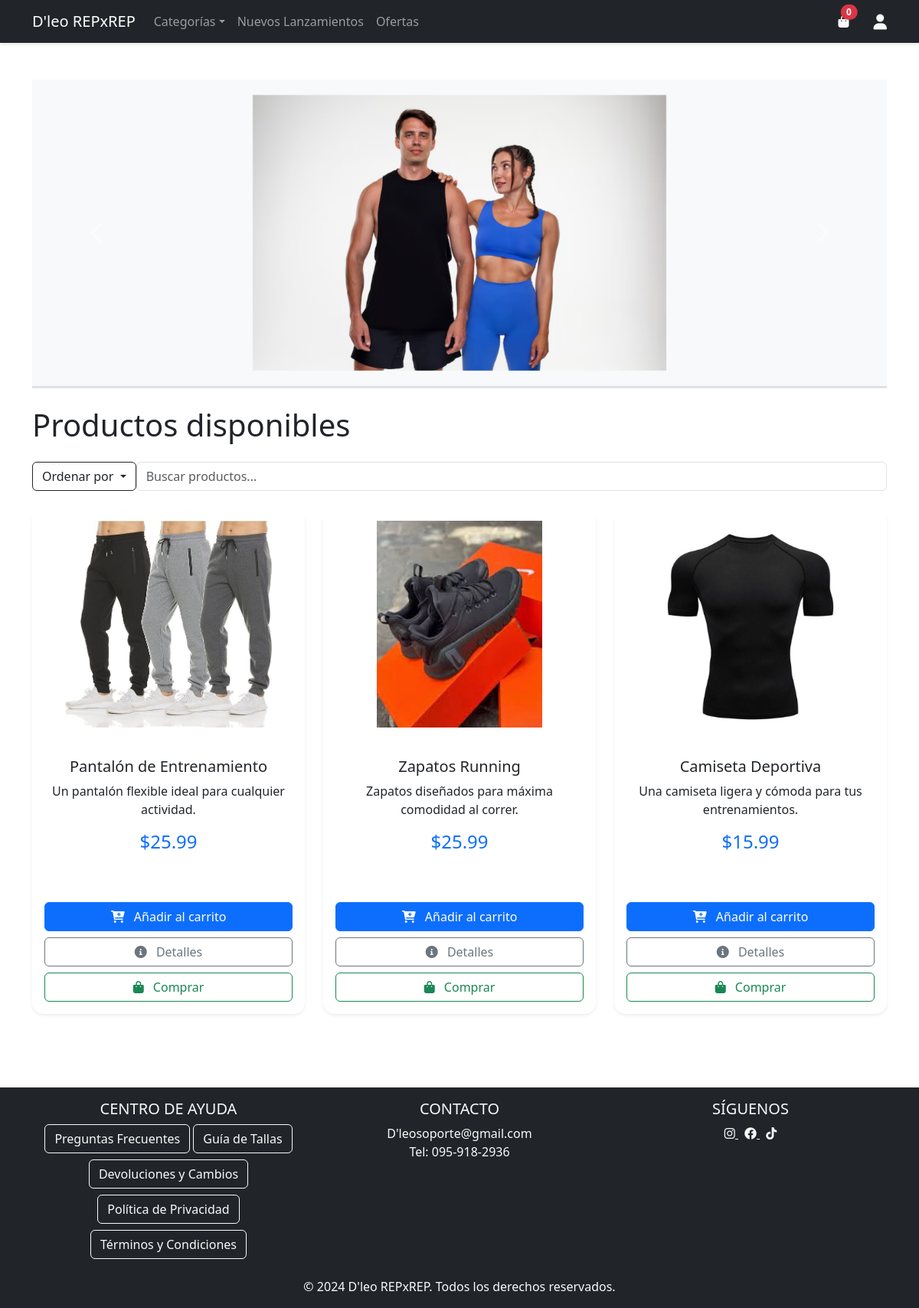
/?orden=precio_desc, run on the app's committed database.
### app.py (models this page shows)
class Producto(db.Model):
    id = db.Column(db.Integer, primary_key=True)
    nombre = db.Column(db.String(100), nullable=False)
    descripcion = db.Column(db.Text)
    precio = db.Column(db.Float, nullable=False)
    imagen = db.Column(db.String(200))
    categoria = db.Column(db.String(50), nullable=False)
    stock = db.Column(db.Integer, default=0)
    fecha_creacion = db.Column(db.DateTime, default=datetime.now)
    en_oferta = db.Column(db.Boolean, default=False)
    precio_oferta = db.Column(db.Float)
    items_pedido = db.relationship('ItemPedido', backref='producto', lazy=True)

### app.py (the view)
@app.route('/')
def index():
    orden = request.args.get('orden', '')
    productos_query = Producto.query
    if orden == 'precio_asc':
        productos_query = productos_query.order_by(Producto.precio.asc())
    elif orden == 'precio_desc':
        productos_query = productos_query.order_by(Producto.precio.desc())
    elif orden == 'recientes':
        productos_query = productos_query.order_by(Producto.fecha_creacion.desc())
    productos = productos_query.all()
    return render_template('index.html', productos=productos)

### app.py (called while the page is built)
@app.before_request
def inicializar_carrito():
    if 'carrito' not in session:
        session['carrito'] = []

@app.context_processor
def utility_processor():
    def categoria_nombre(codigo):
        nombres = {
            'top': 'Tops Deportivos',
            'legging': 'Leggings',
            'short': 'Shorts',
            'camiseta': 'Camisetas',
            'pantalon': 'Pantalones',
            'soporte': 'Soportes',
            'guante': 'Guantes',
            'banda': 'Bandas Elásticas',
            'toalla': 'Toallas'
        }
        return nombres.get(codigo, codigo.capitalize())
    return dict(categoria_nombre=categoria_nombre)

### templates/index.html (shortened to what this page needs)
{% extends "base.html" %}
{% block content %}
<div id="promoCarousel" class="carousel slide mb-4" data-bs-ride="carousel" data-bs-interval="2000">
    <div class="carousel-inner">
        <div class="carousel-item">
            <img src="{{ url_for('static', filename='img/banner2.png') }}" class="d-block w-100" alt="Colaboraciones" style="height: 400px; object-fit: contain;">
        </div>
    </div>
    <button class="carousel-control-prev" type="button" data-bs-target="#promoCarousel" data-bs-slide="prev">
        <span class="carousel-control-prev-icon"></span>
    </button>
    <button class="carousel-control-next" type="button" data-bs-target="#promoCarousel" data-bs-slide="next">
        <span class="carousel-control-next-icon"></span>
    </button>
</div>
<h1 class="my-4">Productos disponibles</h1>
<div class="d-flex justify-content-between mb-4 flex-column flex-md-row">
    <div class="dropdown mb-3 mb-md-0">
        <button class="btn btn-outline-dark dropdown-toggle" type="button" data-bs-toggle="dropdown">
            Ordenar por
        </button>
    </div>
    <form action="{{ url_for('buscar_productos') }}" method="GET" class="w-100 w-md-50">
        <input type="text" name="q" class="form-control" placeholder="Buscar productos...">
    </form>
</div>
<div class="row row-cols-1 row-cols-md-3 g-4">
    {% for producto in productos %}
    {% set imagen = producto.imagen if producto.imagen else 'default.png' %}
    <div class="col" data-aos="fade-up" data-aos-delay="{{ loop.index * 100 }}">
        <div class="card h-100 shadow-sm">
            <img src="{{ url_for('static', filename='img/' ~ imagen) }}" class="card-img-top product-image" alt="{{ producto.nombre }}">
            <div class="card-body text-center">
                <h5 class="card-title">{{ producto.nombre }}</h5>
                <p class="card-text">{{ producto.descripcion }}</p>
                {% if producto.en_oferta and producto.precio_oferta %}
                    <p class="h5 text-muted text-decoration-line-through">${{ producto.precio }}</p>
                    <p class="h4 text-success">${{ producto.precio_oferta }}</p>
                {% else %}
                    <p class="h4 text-primary">${{ producto.precio }}</p>
                {% endif %}
            </div>
            <div class="card-footer bg-transparent border-0 pb-3 d-grid gap-2">
                <form action="{{ url_for('añadir_al_carrito') }}" method="POST" class="d-grid gap-2">
                    <button type="submit" class="btn btn-primary w-100">
                        <i class="fas fa-cart-plus me-2"></i> Añadir al carrito
                    </button>
                </form>
                <a href="{{ url_for('detalles_producto', producto_id=producto.id) }}" class="btn btn-outline-secondary w-100">
                    <i class="fas fa-info-circle me-2"></i> Detalles
                </a>
                <a href="{{ url_for('comprar', producto_id=producto.id) }}" class="btn btn-outline-success w-100">
                    <i class="fas fa-shopping-bag me-2"></i> Comprar
                </a>
            </div>
        </div>
    </div>
{% endfor %}
</div>
{% endblock %}

### static/css/styles.css (style rules this page uses)
body { background-color: #f8f9fa; font-family: 'Segoe UI', system-ui, sans-serif; min-height: 100vh; display: flex; flex-direction: column; }
.card { transition: transform 0.3s, box-shadow 0.3s; border: none; margin-bottom: 1.5rem; }
.card-img-top { height: 200px; object-fit: cover; object-position: center; padding: 15px; }
.product-image { height: 250px; object-fit: contain; padding: 15px; }
.card { transition: transform 0.3s, box-shadow 0.3s; }

### templates/index.html (style rules this page uses)
#promoCarousel { background: #f8f9fa; border-bottom: 3px solid #dee2e6; }
.carousel-item img { padding: 20px; max-width: 100%; margin: 0 auto; }
.product-image { height: 300px; padding: 15px; background: white; object-fit: contain; }
.card { border: none; border-radius: 15px; transition: transform 0.3s ease; }
.card-body { padding: 1.5rem; }

### data on the page
Producto: imagen (picture), nombre "Pantalón de Entrenamiento", descripcion "Un pantalón flexible ideal para cualquier actividad.", precio "25.99"
Producto: imagen (picture), nombre "Zapatos Running", descripcion "Zapatos diseñados para máxima comodidad al correr.", precio "25.99"
Producto: imagen (picture), nombre "Camiseta Deportiva", descripcion "Una camiseta ligera y cómoda para tus entrenamientos.", precio "15.99"

### other printed values
{{ session['carrito']|length if 'carrito' in session else 0 }} "0"
